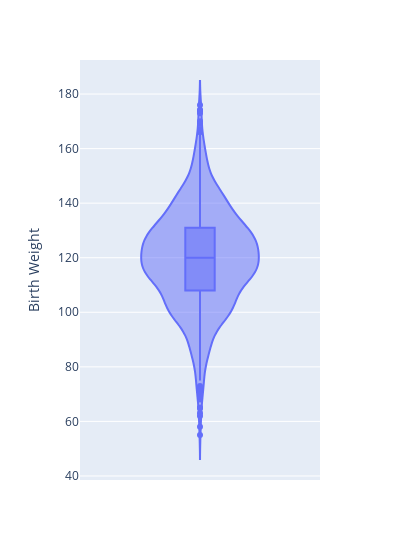

The cell this chart's notebook holds for it:
### Code cell
#You can put a boxplot inside a violin plot...

px.violin(births, y = "Birth Weight", box=True,width=400)

### Figure 1 — Plotly figure (JSON) as saved in the notebook; plotly's stock layout.template omitted (floating-point values rounded to 4 significant figures; data arrays with more than 128 entries replaced by an {"elided": "..."} marker saying what was removed)
{"data": [{"alignmentgroup": "True", "box": {"visible": true}, "hovertemplate": "Birth Weight=%{y}<extra></extra>", "legendgroup": "", "marker": {"color": "#636efa"}, "name": "", "offsetgroup": "", "orientation": "v", "scalegroup": "True", "showlegend": false, "type": "violin", "x0": " ", "xaxis": "x", "y": {"elided": "1174 int values"}, "y0": " ", "yaxis": "y"}], "layout": {"legend": {"tracegroupgap": 0}, "margin": {"t": 60}, "violinmode": "group", "width": 400, "xaxis": {"anchor": "y", "domain": [0, 1]}, "yaxis": {"anchor": "x", "domain": [0, 1], "title": {"text": "Birth Weight"}}}}
